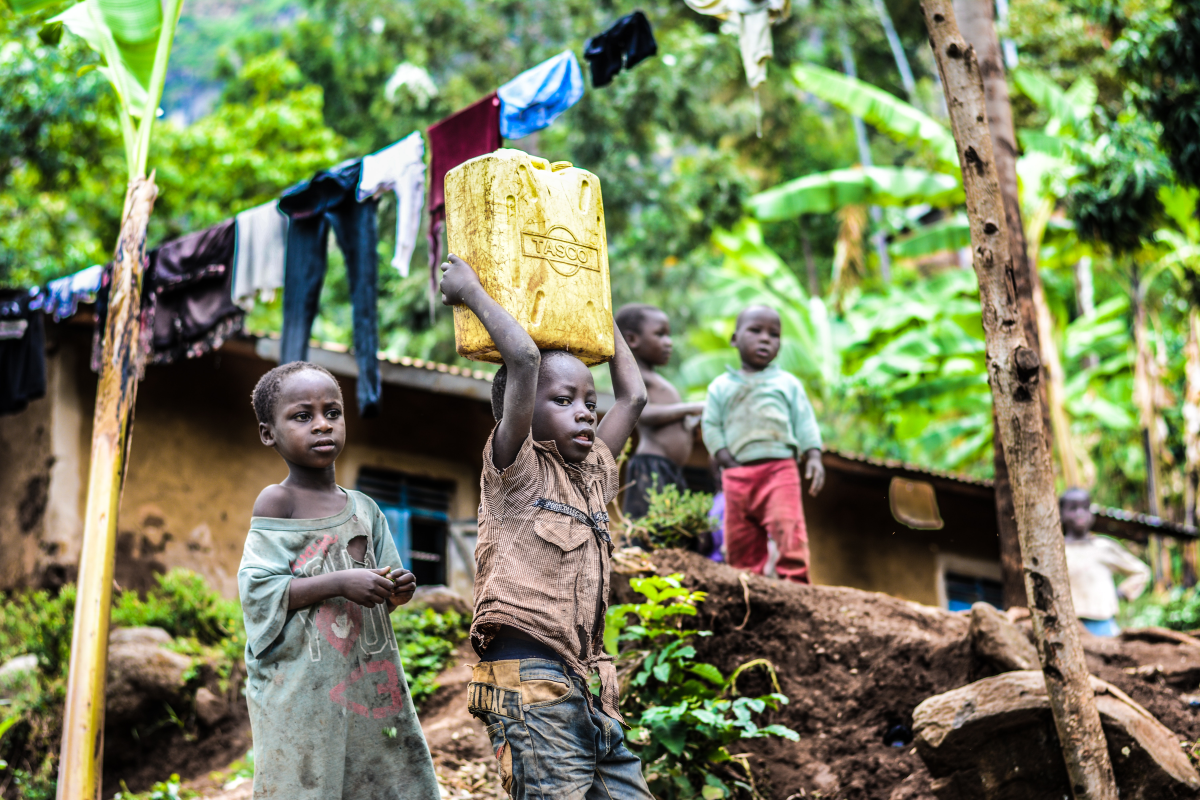
#> input picture opencv/image/criancas.jpg, 6000 x 4000 px (shown at 1/5 size)
$ python frontalface.py
#> lines starting #> are read from the running program, lines starting #| are printed output that depends on the picture; after the words box and inside, x2 and y2 are one past the last pixel; in counts of white or black regions, pixels touching at a corner belong together
import cv2

# Carrega a imagem a partir do arquivo
image = cv2.imread('image/criancas.jpg')
#> image is the input picture: shape (4000, 6000, 3); mean B, G, R 93, 129.4, 121.1
image = cv2.resize(image,(0,0), fx=0.2, fy=0.2)
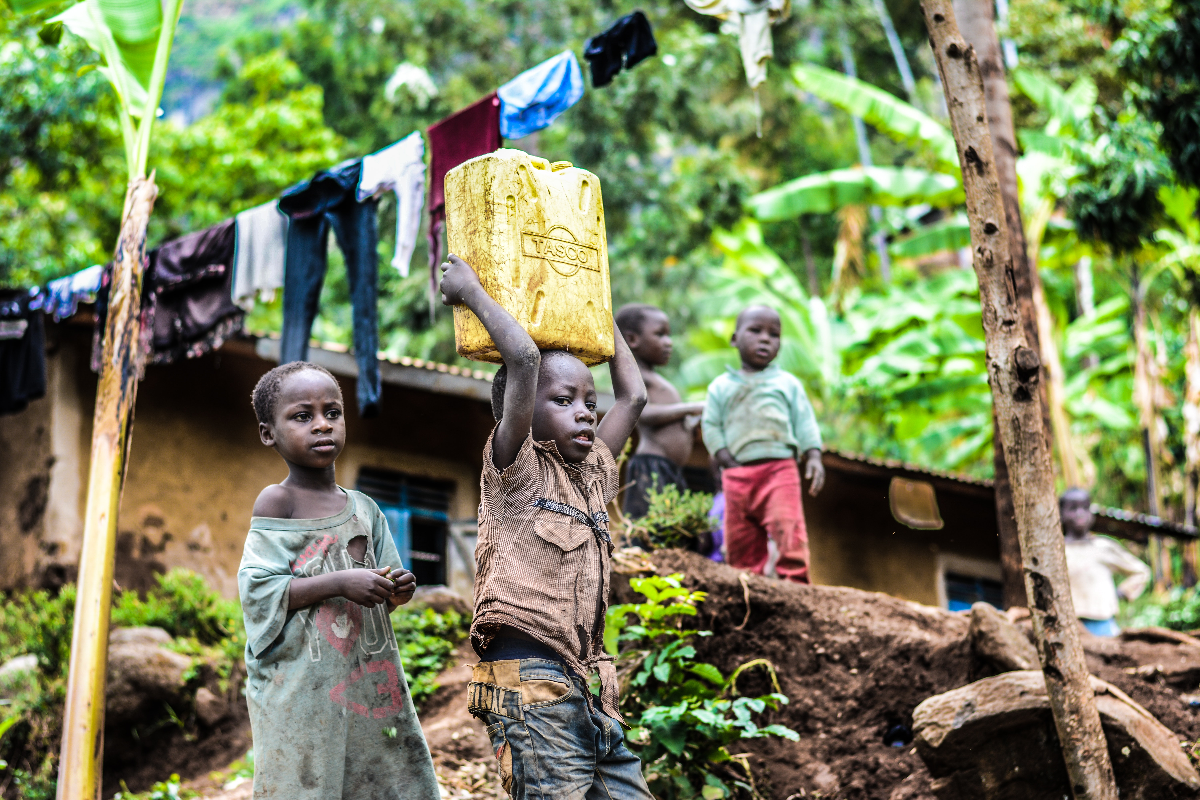
#> image: shape (800, 1200, 3); mean B, G, R 93, 129.4, 121.1
image_gray = cv2.cvtColor(image, cv2.COLOR_BGR2GRAY)
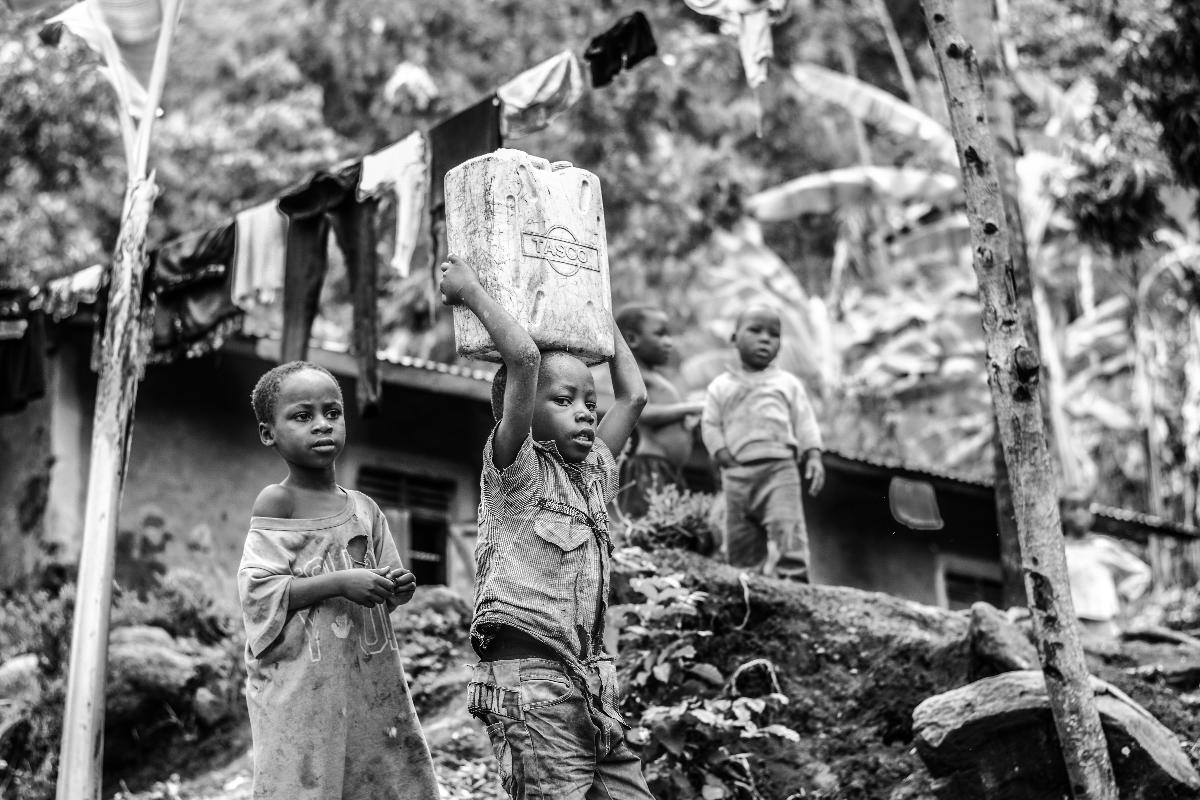
#> image_gray: shape (800, 1200); min 0, max 255, mean 122.8

if image is not None:
    # Carrega o classificador pré-treinado para detecção de rostos
    algorithm = cv2.CascadeClassifier('haarcascades/haarcascade_frontalface_default.xml')

    # Detecta os rostos na imagem
    faces = algorithm.detectMultiScale(image_gray, scaleFactor=1.23, minNeighbors=3)
#> faces = [[737, 311, 53, 53], [279, 380, 84, 84]]

    # Imprime a matriz dos rostos detectados
    print(faces)
#| [[737 311  53  53]
#|  [279 380  84  84]]

    # Desenha retângulos ao redor dos rostos detectados
    for(x, y, l, a) in faces:
        cv2.rectangle(image, (x, y), (x + l, y + a), (0, 255, 0), 2)
#> this loop made 2 passes
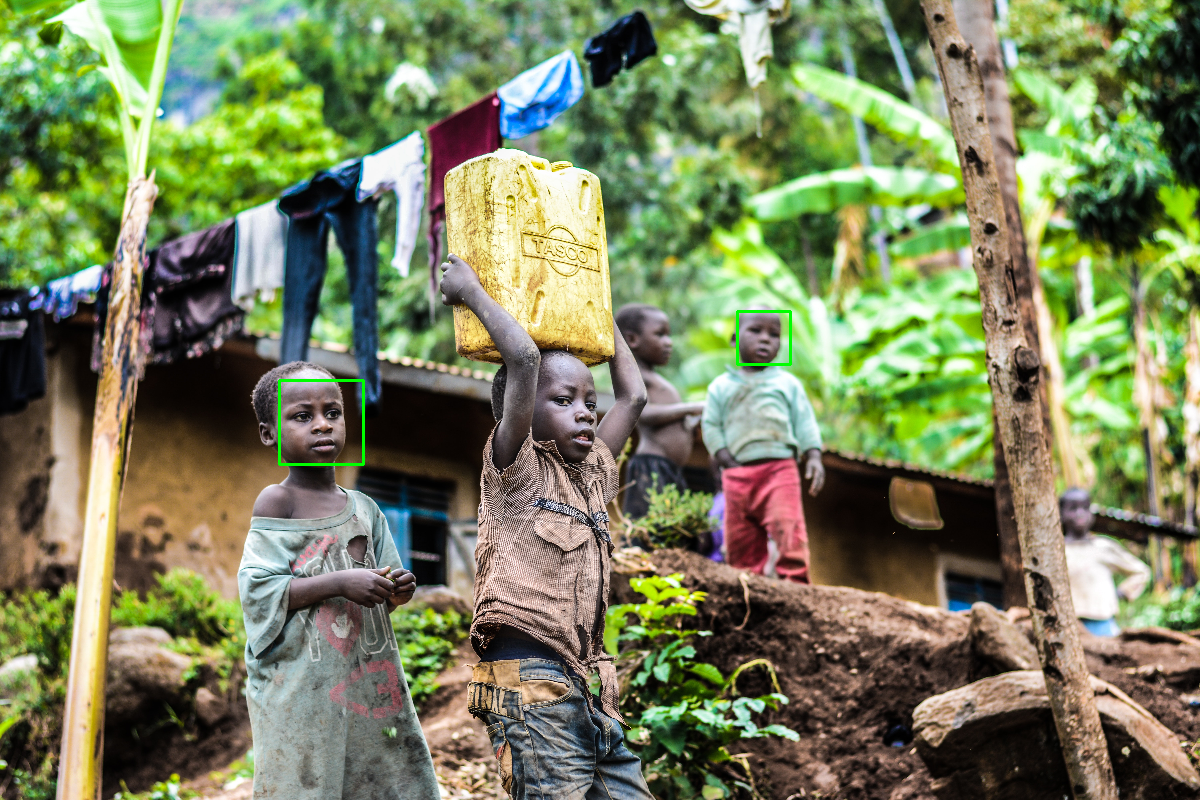
#> image: shape (800, 1200, 3); 0.17% of pixels changed, all inside (x1, y1, x2, y2) = (278, 310, 792, 466)

    # Exibe a imagem com os rostos detectados
    cv2.imshow("image", image)
    cv2.waitKey(1500)

else:
    print('Erro ao carregar a imagem.')

$ run again, with opencv/image/camaleao.jpg copied over opencv/image/criancas.jpg
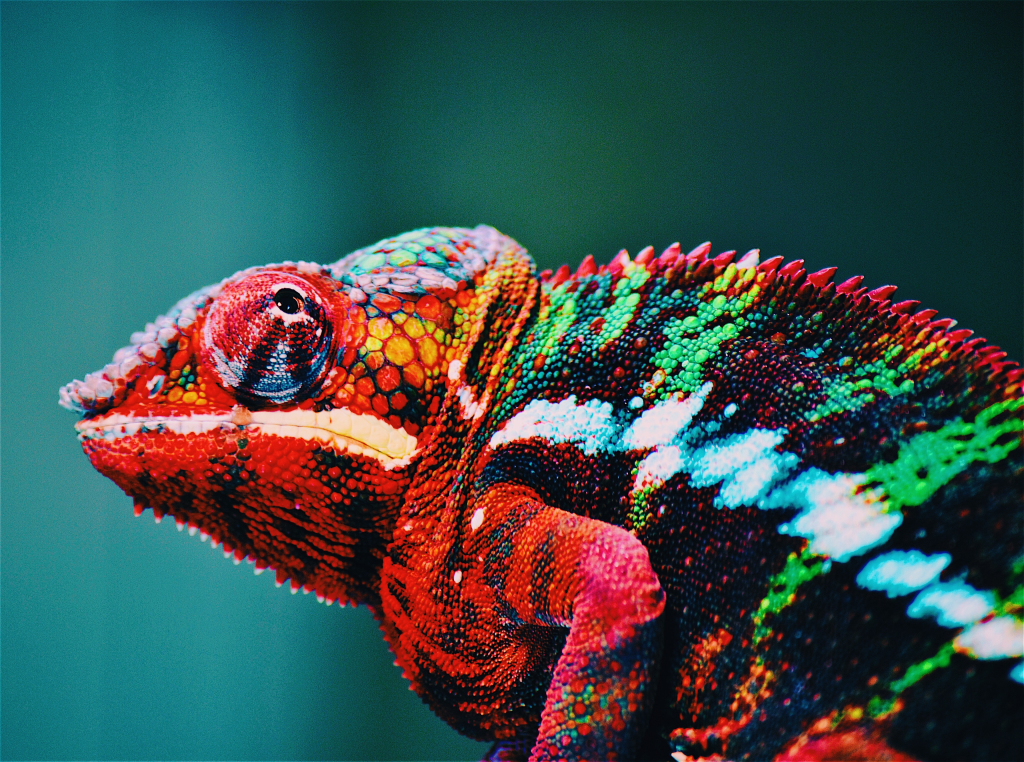
#> input picture opencv/image/camaleao.jpg, 4096 x 3047 px (shown at 1/4 size)
#> image is the input picture: shape (3047, 4096, 3); mean B, G, R 78, 80.1, 59.2
#> `image = cv2.resize(image,(0,0), fx=0.2, fy=0.2)`:
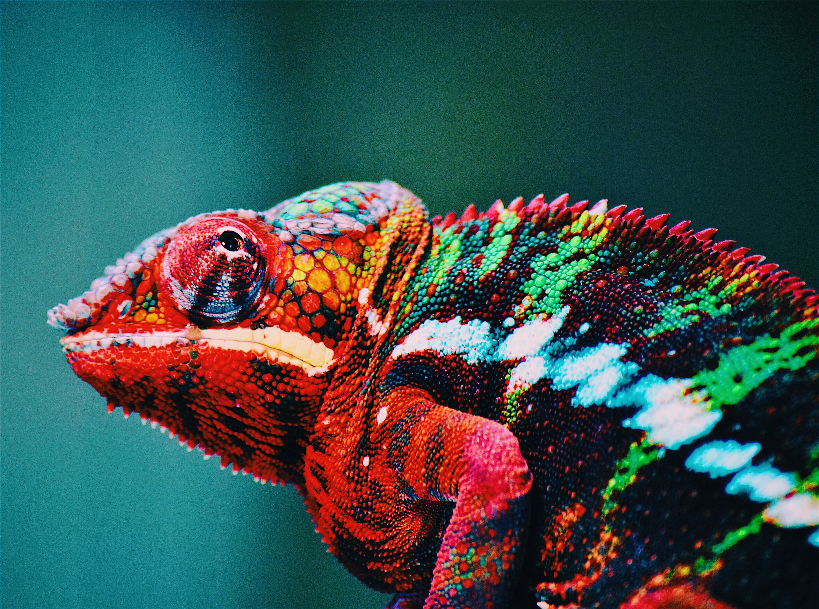
#> image: shape (609, 819, 3); mean B, G, R 78, 80.1, 59.2
#> `image_gray = cv2.cvtColor(image, cv2.COLOR_BGR2GRAY)`:
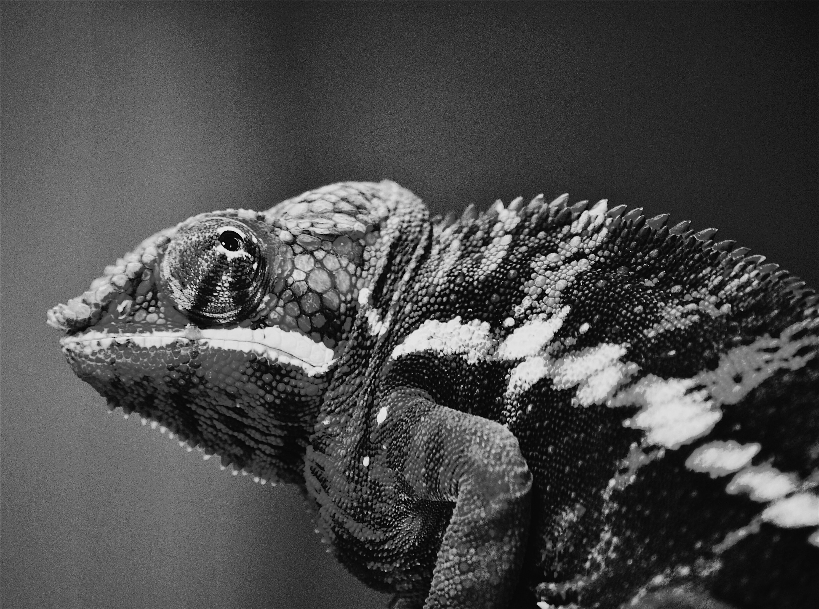
#> image_gray: shape (609, 819); min 0, max 236, mean 73.6
#> faces = ()

$ run again, with opencv/image/familia.jpg copied over opencv/image/criancas.jpg
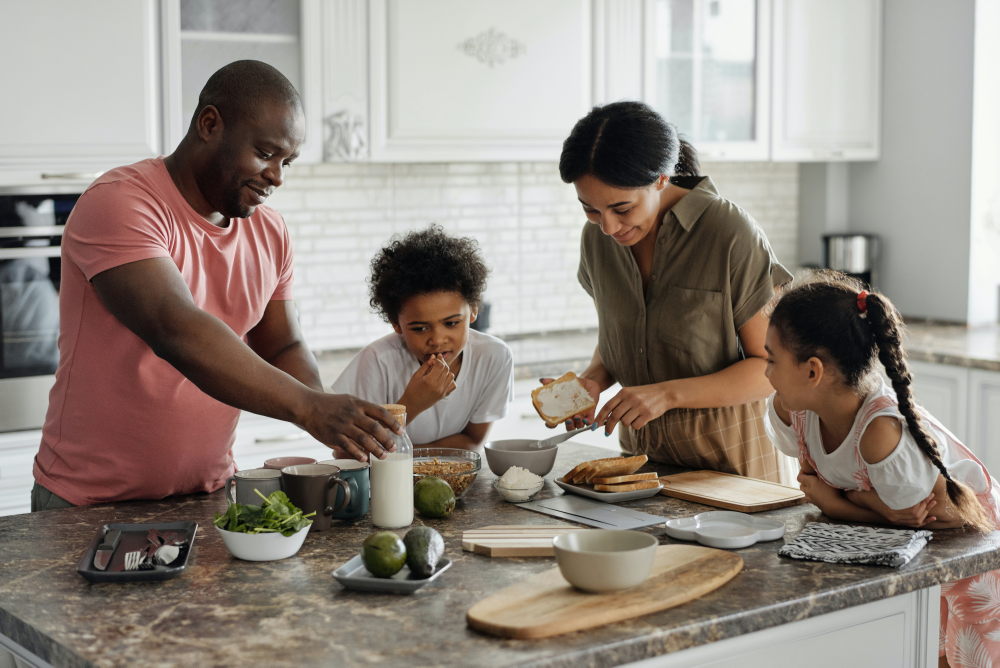
#> input picture opencv/image/familia.jpg, 5000 x 3337 px (shown at 1/5 size)
#> image is the input picture: shape (3337, 5000, 3); mean B, G, R 129.8, 138.1, 148.3
#> `image_gray = cv2.cvtColor(image, cv2.COLOR_BGR2GRAY)`:
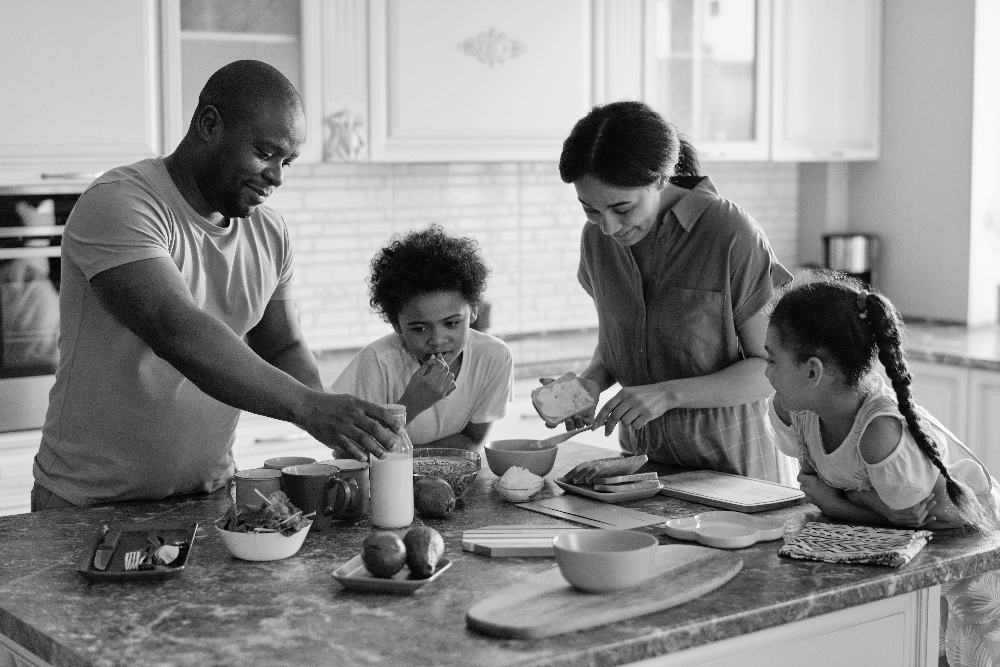
#> image_gray: shape (667, 1000); min 0, max 254, mean 140.2
#> faces = [[397, 295, 79, 79]]
#| [[397 295  79  79]]
#> the loop `for(x, y, l, a) in faces:` made 1 pass
#> after the loop `for(x, y, l, a) in faces:`:
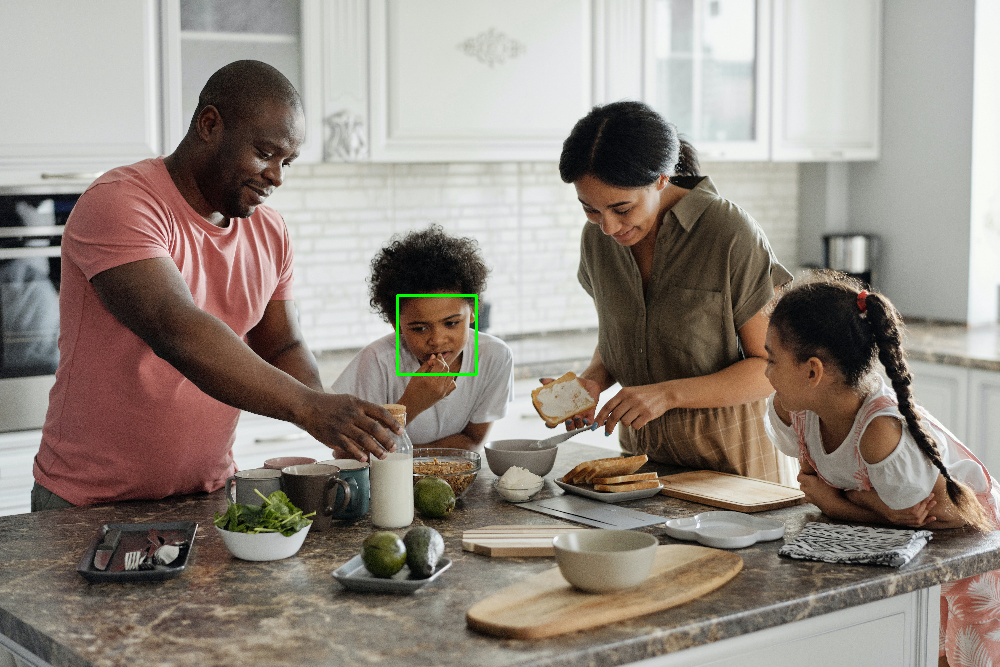
#> image: shape (667, 1000, 3); mean B, G, R 129.7, 138.3, 148.1

$ run again, with opencv/image/grupo.jpg copied over opencv/image/criancas.jpg
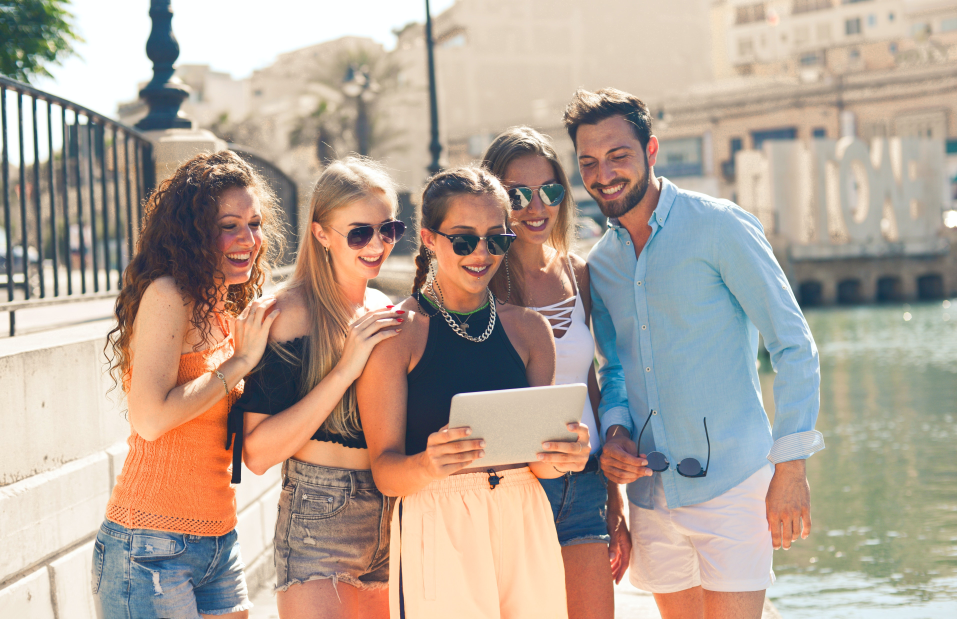
#> input picture opencv/image/grupo.jpg, 3828 x 2475 px (shown at 1/4 size)
#> image is the input picture: shape (2475, 3828, 3); mean B, G, R 151.4, 164, 179.7
#> `image_gray = cv2.cvtColor(image, cv2.COLOR_BGR2GRAY)`:
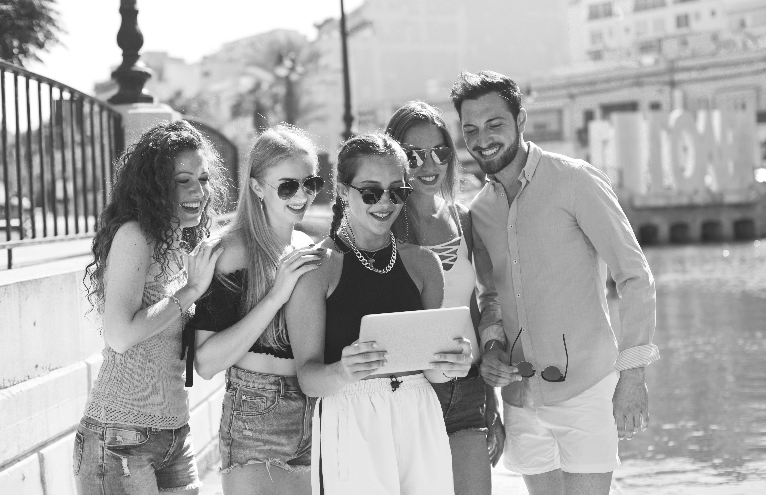
#> image_gray: shape (495, 766); min 28, max 255, mean 167.2
#> faces = [[257, 155, 87, 87], [268, 233, 77, 77]]
#| [[257 155  87  87]
#|  [268 233  77  77]]
#> the loop `for(x, y, l, a) in faces:` made 2 passes
#> after the loop `for(x, y, l, a) in faces:`:
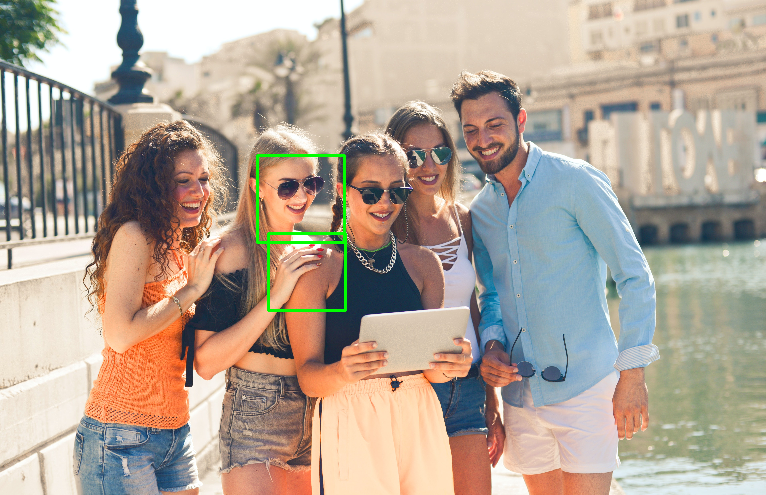
#> image: shape (495, 766, 3); mean B, G, R 150.8, 164.7, 178.9
